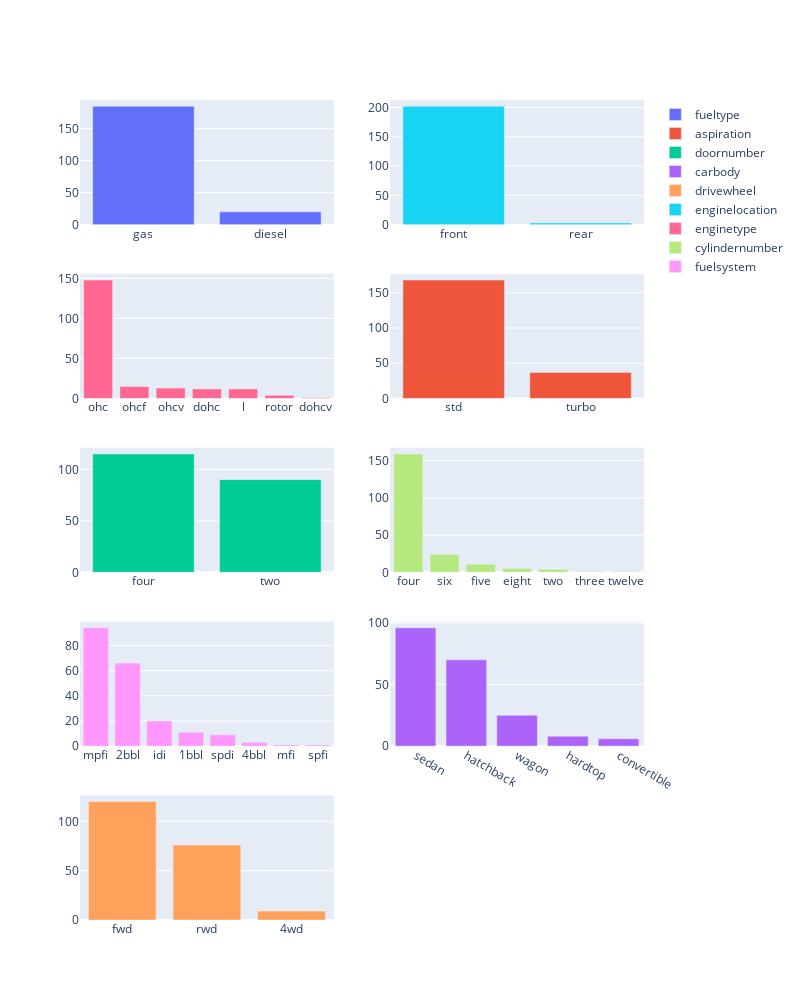

Notebook cell for this chart:
### Code cell
to_dummy_list = []
for col in data:
    if type(data[col][0]) is str:
        to_dummy_list.append(col)

figure = make_subplots(rows=5, cols=2)
for idx, col in enumerate(to_dummy_list[1:]):
    
    types = distribute(data, col, "type", "count")
    x_tab, y_tab = idx % 5, idx % 2
    figure.add_trace(go.Bar(x=types["type"].to_list(), y=types["count"].to_list(), name=col), row=x_tab + 1, col=y_tab + 1)

figure.update_layout(height=1000, width=800)
figure.show()

### Figure 1 — Plotly figure (JSON) as saved in the notebook; plotly's stock layout.template omitted (floating-point values rounded to 4 significant figures)
{"data": [{"name": "fueltype", "type": "bar", "x": ["gas", "diesel"], "xaxis": "x", "y": [185, 20], "yaxis": "y"}, {"name": "aspiration", "type": "bar", "x": ["std", "turbo"], "xaxis": "x4", "y": [168, 37], "yaxis": "y4"}, {"name": "doornumber", "type": "bar", "x": ["four", "two"], "xaxis": "x5", "y": [115, 90], "yaxis": "y5"}, {"name": "carbody", "type": "bar", "x": ["sedan", "hatchback", "wagon", "hardtop", "convertible"], "xaxis": "x8", "y": [96, 70, 25, 8, 6], "yaxis": "y8"}, {"name": "drivewheel", "type": "bar", "x": ["fwd", "rwd", "4wd"], "xaxis": "x9", "y": [120, 76, 9], "yaxis": "y9"}, {"name": "enginelocation", "type": "bar", "x": ["front", "rear"], "xaxis": "x2", "y": [202, 3], "yaxis": "y2"}, {"name": "enginetype", "type": "bar", "x": ["ohc", "ohcf", "ohcv", "dohc", "l", "rotor", "dohcv"], "xaxis": "x3", "y": [148, 15, 13, 12, 12, 4, 1], "yaxis": "y3"}, {"name": "cylindernumber", "type": "bar", "x": ["four", "six", "five", "eight", "two", "three", "twelve"], "xaxis": "x6", "y": [159, 24, 11, 5, 4, 1, 1], "yaxis": "y6"}, {"name": "fuelsystem", "type": "bar", "x": ["mpfi", "2bbl", "idi", "1bbl", "spdi", "4bbl", "mfi", "spfi"], "xaxis": "x7", "y": [94, 66, 20, 11, 9, 3, 1, 1], "yaxis": "y7"}], "layout": {"height": 1000, "width": 800, "xaxis": {"anchor": "y", "domain": [0, 0.45]}, "xaxis10": {"anchor": "y10", "domain": [0.55, 1]}, "xaxis2": {"anchor": "y2", "domain": [0.55, 1]}, "xaxis3": {"anchor": "y3", "domain": [0, 0.45]}, "xaxis4": {"anchor": "y4", "domain": [0.55, 1]}, "xaxis5": {"anchor": "y5", "domain": [0, 0.45]}, "xaxis6": {"anchor": "y6", "domain": [0.55, 1]}, "xaxis7": {"anchor": "y7", "domain": [0, 0.45]}, "xaxis8": {"anchor": "y8", "domain": [0.55, 1]}, "xaxis9": {"anchor": "y9", "domain": [0, 0.45]}, "yaxis": {"anchor": "x", "domain": [0.848, 1]}, "yaxis10": {"anchor": "x10", "domain": [0, 0.152]}, "yaxis2": {"anchor": "x2", "domain": [0.848, 1]}, "yaxis3": {"anchor": "x3", "domain": [0.636, 0.788]}, "yaxis4": {"anchor": "x4", "domain": [0.636, 0.788]}, "yaxis5": {"anchor": "x5", "domain": [0.424, 0.576]}, "yaxis6": {"anchor": "x6", "domain": [0.424, 0.576]}, "yaxis7": {"anchor": "x7", "domain": [0.212, 0.364]}, "yaxis8": {"anchor": "x8", "domain": [0.212, 0.364]}, "yaxis9": {"anchor": "x9", "domain": [0, 0.152]}}}
